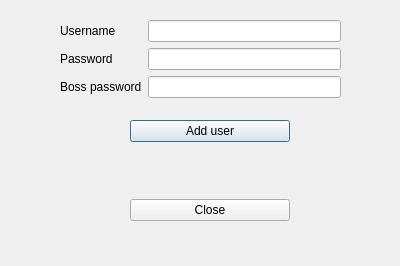
<?xml version="1.0" encoding="UTF-8"?>
<ui version="4.0">
 <class>Register</class>
 <widget class="QDialog" name="Register">
  <property name="geometry">
   <rect>
    <x>0</x>
    <y>0</y>
    <width>400</width>
    <height>266</height>
   </rect>
  </property>
  <property name="windowTitle">
   <string>Dialog</string>
  </property>
  <widget class="QWidget" name="formLayoutWidget">
   <property name="geometry">
    <rect>
     <x>60</x>
     <y>20</y>
     <width>281</width>
     <height>91</height>
    </rect>
   </property>
   <layout class="QFormLayout" name="formLayout">
    <item row="0" column="0">
     <widget class="QLabel" name="label">
      <property name="text">
       <string>Username</string>
      </property>
     </widget>
    </item>
    <item row="1" column="0">
     <widget class="QLabel" name="label_2">
      <property name="text">
       <string>Password</string>
      </property>
     </widget>
    </item>
    <item row="0" column="1">
     <widget class="QLineEdit" name="lineEdit"/>
    </item>
    <item row="1" column="1">
     <widget class="QLineEdit" name="lineEdit_2"/>
    </item>
    <item row="2" column="0">
     <widget class="QLabel" name="label_3">
      <property name="text">
       <string>Boss password</string>
      </property>
     </widget>
    </item>
    <item row="2" column="1">
     <widget class="QLineEdit" name="lineEdit_3"/>
    </item>
   </layout>
  </widget>
  <widget class="QWidget" name="verticalLayoutWidget">
   <property name="geometry">
    <rect>
     <x>130</x>
     <y>120</y>
     <width>160</width>
     <height>101</height>
    </rect>
   </property>
   <layout class="QVBoxLayout" name="verticalLayout">
    <item>
     <widget class="QPushButton" name="pushButton">
      <property name="text">
       <string>Add user</string>
      </property>
     </widget>
    </item>
    <item>
     <widget class="QLabel" name="label_4">
      <property name="text">
       <string/>
      </property>
      <property name="alignment">
       <set>Qt::AlignCenter</set>
      </property>
     </widget>
    </item>
    <item>
     <widget class="QPushButton" name="pushButton_2">
      <property name="text">
       <string>Close</string>
      </property>
     </widget>
    </item>
   </layout>
  </widget>
 </widget>
 <resources/>
 <connections/>
</ui>
